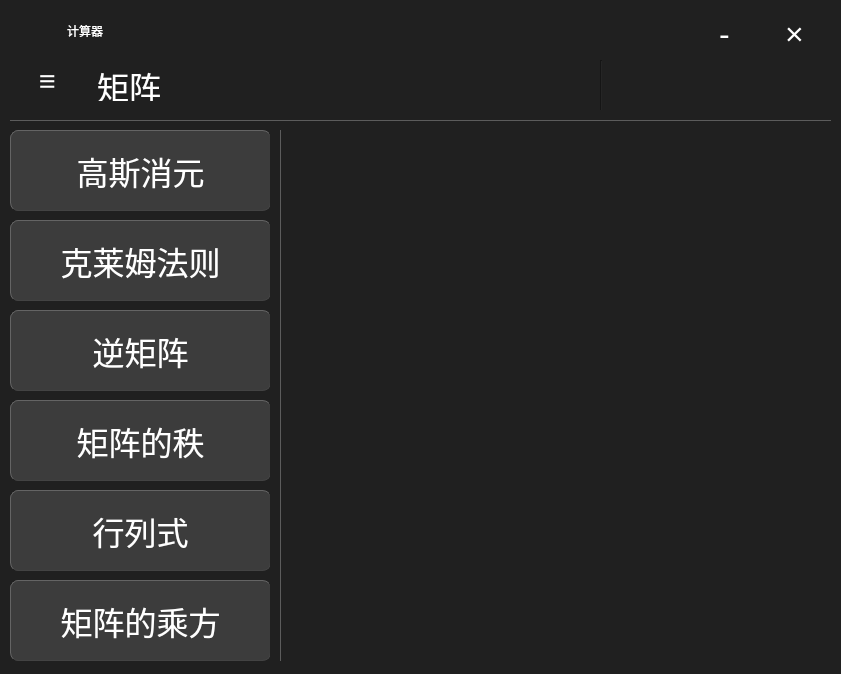
<?xml version="1.0" encoding="UTF-8"?>
<ui version="4.0">
 <class>Matrix</class>
 <widget class="QDialog" name="Matrix">
  <property name="geometry">
   <rect>
    <x>0</x>
    <y>0</y>
    <width>841</width>
    <height>674</height>
   </rect>
  </property>
  <property name="windowTitle">
   <string>Dialog</string>
  </property>
  <property name="styleSheet">
   <string notr="true">background-color: rgb(32, 32, 32);
         </string>
  </property>
  <widget class="QLabel" name="label_2">
   <property name="geometry">
    <rect>
     <x>17</x>
     <y>5</y>
     <width>41</width>
     <height>41</height>
    </rect>
   </property>
   <property name="text">
    <string>&lt;html&gt;&lt;head/&gt;&lt;body&gt;&lt;p&gt;&lt;img src=&quot;:/new/prefix1/calc.png&quot;/&gt;&lt;/p&gt;&lt;/body&gt;&lt;/html&gt;</string>
   </property>
  </widget>
  <widget class="QPushButton" name="pushButton">
   <property name="geometry">
    <rect>
     <x>17</x>
     <y>50</y>
     <width>61</width>
     <height>61</height>
    </rect>
   </property>
   <property name="styleSheet">
    <string notr="true">QPushButton {
background-color: rgb(32, 32, 32);
color: rgb(255, 255, 255);
font-size: 22pt;
border-radius: 8px;
}

QPushButton:hover { 
    background:  rgb(90, 90, 90);
}</string>
   </property>
   <property name="text">
    <string>≡</string>
   </property>
  </widget>
  <widget class="QPushButton" name="closeButton">
   <property name="geometry">
    <rect>
     <x>760</x>
     <y>10</y>
     <width>69</width>
     <height>47</height>
    </rect>
   </property>
   <property name="styleSheet">
    <string notr="true">QPushButton {
background-color: rgb(32, 32, 32);
color: rgb(255, 255, 255);
border-radius: 8px;
font-size: 32px;
}

QPushButton:hover { 
    background:  rgb(255, 0, 0);
}</string>
   </property>
   <property name="text">
    <string>×</string>
   </property>
  </widget>
  <widget class="QTextEdit" name="textEdit">
   <property name="geometry">
    <rect>
     <x>290</x>
     <y>130</y>
     <width>531</width>
     <height>531</height>
    </rect>
   </property>
   <property name="styleSheet">
    <string notr="true">background-color: rgb(32, 32, 32);
color: rgb(255, 255, 255);
font: 14pt &quot;Consolas&quot;;
border-radius: 3px;</string>
   </property>
  </widget>
  <widget class="QLabel" name="label">
   <property name="geometry">
    <rect>
     <x>67</x>
     <y>15</y>
     <width>71</width>
     <height>31</height>
    </rect>
   </property>
   <property name="styleSheet">
    <string notr="true">background-color: rgb(32, 32, 32);
color: rgb(255, 255, 255);</string>
   </property>
   <property name="text">
    <string>计算器</string>
   </property>
  </widget>
  <widget class="QPushButton" name="smallButton">
   <property name="geometry">
    <rect>
     <x>690</x>
     <y>10</y>
     <width>69</width>
     <height>47</height>
    </rect>
   </property>
   <property name="styleSheet">
    <string notr="true">QPushButton {
background-color: rgb(32, 32, 32);
color: rgb(255, 255, 255);
border-radius: 8px;
font-size: 32px;
}

QPushButton:hover { 
    background:  rgb(90, 90, 90);
}</string>
   </property>
   <property name="text">
    <string>-</string>
   </property>
  </widget>
  <widget class="QLabel" name="label_3">
   <property name="geometry">
    <rect>
     <x>97</x>
     <y>70</y>
     <width>131</width>
     <height>31</height>
    </rect>
   </property>
   <property name="styleSheet">
    <string notr="true">
background-color: rgb(32, 32, 32);
color: rgb(255, 255, 255);
border-radius: 8px;
font-size: 32px;

</string>
   </property>
   <property name="text">
    <string>矩阵</string>
   </property>
  </widget>
  <widget class="Line" name="line">
   <property name="geometry">
    <rect>
     <x>600</x>
     <y>60</y>
     <width>3</width>
     <height>61</height>
    </rect>
   </property>
   <property name="orientation">
    <enum>Qt::Vertical</enum>
   </property>
  </widget>
  <widget class="QPushButton" name="gaussButton">
   <property name="geometry">
    <rect>
     <x>10</x>
     <y>130</y>
     <width>261</width>
     <height>81</height>
    </rect>
   </property>
   <property name="styleSheet">
    <string notr="true">QPushButton {
background-color: rgb(60, 60, 60);
color: rgb(255, 255, 255);
border-radius: 8px;
font-size: 32px;
border-style:outset; 
border-width:1px;
border-color: rgb(67, 67, 67);
}

QPushButton:hover { 
    background:  rgb(82, 82, 82);
}
QPushButton:pressed{ 
border-style:inset;
    background: rgb(40, 40, 40);
}</string>
   </property>
   <property name="text">
    <string>高斯消元</string>
   </property>
  </widget>
  <widget class="QPushButton" name="clmButton">
   <property name="geometry">
    <rect>
     <x>10</x>
     <y>220</y>
     <width>261</width>
     <height>81</height>
    </rect>
   </property>
   <property name="styleSheet">
    <string notr="true">QPushButton {
background-color: rgb(60, 60, 60);
color: rgb(255, 255, 255);
border-radius: 8px;
font-size: 32px;
border-style:outset; 
border-width:1px;
border-color: rgb(67, 67, 67);
}

QPushButton:hover { 
    background:  rgb(82, 82, 82);
}
QPushButton:pressed{ 
border-style:inset;
    background: rgb(40, 40, 40);
}</string>
   </property>
   <property name="text">
    <string>克莱姆法则</string>
   </property>
  </widget>
  <widget class="QPushButton" name="invButton">
   <property name="geometry">
    <rect>
     <x>10</x>
     <y>310</y>
     <width>261</width>
     <height>81</height>
    </rect>
   </property>
   <property name="styleSheet">
    <string notr="true">QPushButton {
background-color: rgb(60, 60, 60);
color: rgb(255, 255, 255);
border-radius: 8px;
font-size: 32px;
border-style:outset; 
border-width:1px;
border-color: rgb(67, 67, 67);
}

QPushButton:hover { 
    background:  rgb(82, 82, 82);
}
QPushButton:pressed{ 
border-style:inset;
    background: rgb(40, 40, 40);
}</string>
   </property>
   <property name="text">
    <string>逆矩阵</string>
   </property>
  </widget>
  <widget class="QPushButton" name="zhiButton">
   <property name="geometry">
    <rect>
     <x>10</x>
     <y>400</y>
     <width>261</width>
     <height>81</height>
    </rect>
   </property>
   <property name="styleSheet">
    <string notr="true">QPushButton {
background-color: rgb(60, 60, 60);
color: rgb(255, 255, 255);
border-radius: 8px;
font-size: 32px;
border-style:outset; 
border-width:1px;
border-color: rgb(67, 67, 67);
}

QPushButton:hover { 
    background:  rgb(82, 82, 82);
}
QPushButton:pressed{ 
border-style:inset;
    background: rgb(40, 40, 40);
}</string>
   </property>
   <property name="text">
    <string>矩阵的秩</string>
   </property>
  </widget>
  <widget class="QPushButton" name="detButton">
   <property name="geometry">
    <rect>
     <x>10</x>
     <y>490</y>
     <width>261</width>
     <height>81</height>
    </rect>
   </property>
   <property name="styleSheet">
    <string notr="true">QPushButton {
background-color: rgb(60, 60, 60);
color: rgb(255, 255, 255);
border-radius: 8px;
font-size: 32px;
border-style:outset; 
border-width:1px;
border-color: rgb(67, 67, 67);
}

QPushButton:hover { 
    background:  rgb(82, 82, 82);
}
QPushButton:pressed{ 
border-style:inset;
    background: rgb(40, 40, 40);
}</string>
   </property>
   <property name="text">
    <string>行列式</string>
   </property>
  </widget>
  <widget class="QPushButton" name="powButton">
   <property name="geometry">
    <rect>
     <x>10</x>
     <y>580</y>
     <width>261</width>
     <height>81</height>
    </rect>
   </property>
   <property name="styleSheet">
    <string notr="true">QPushButton {
background-color: rgb(60, 60, 60);
color: rgb(255, 255, 255);
border-radius: 8px;
font-size: 32px;
border-style:outset; 
border-width:1px;
border-color: rgb(67, 67, 67);
}

QPushButton:hover { 
    background:  rgb(82, 82, 82);
}
QPushButton:pressed{ 
border-style:inset;
    background: rgb(40, 40, 40);
}</string>
   </property>
   <property name="text">
    <string>矩阵的乘方</string>
   </property>
  </widget>
  <widget class="Line" name="line_2">
   <property name="geometry">
    <rect>
     <x>270</x>
     <y>130</y>
     <width>20</width>
     <height>531</height>
    </rect>
   </property>
   <property name="styleSheet">
    <string notr="true">color: rgb(92, 92, 92);</string>
   </property>
   <property name="frameShadow">
    <enum>QFrame::Plain</enum>
   </property>
   <property name="orientation">
    <enum>Qt::Vertical</enum>
   </property>
  </widget>
  <widget class="Line" name="line_3">
   <property name="geometry">
    <rect>
     <x>10</x>
     <y>110</y>
     <width>821</width>
     <height>20</height>
    </rect>
   </property>
   <property name="styleSheet">
    <string notr="true">color:rgb(92, 92, 92)</string>
   </property>
   <property name="frameShadow">
    <enum>QFrame::Plain</enum>
   </property>
   <property name="orientation">
    <enum>Qt::Horizontal</enum>
   </property>
  </widget>
 </widget>
 <resources/>
 <connections/>
</ui>
